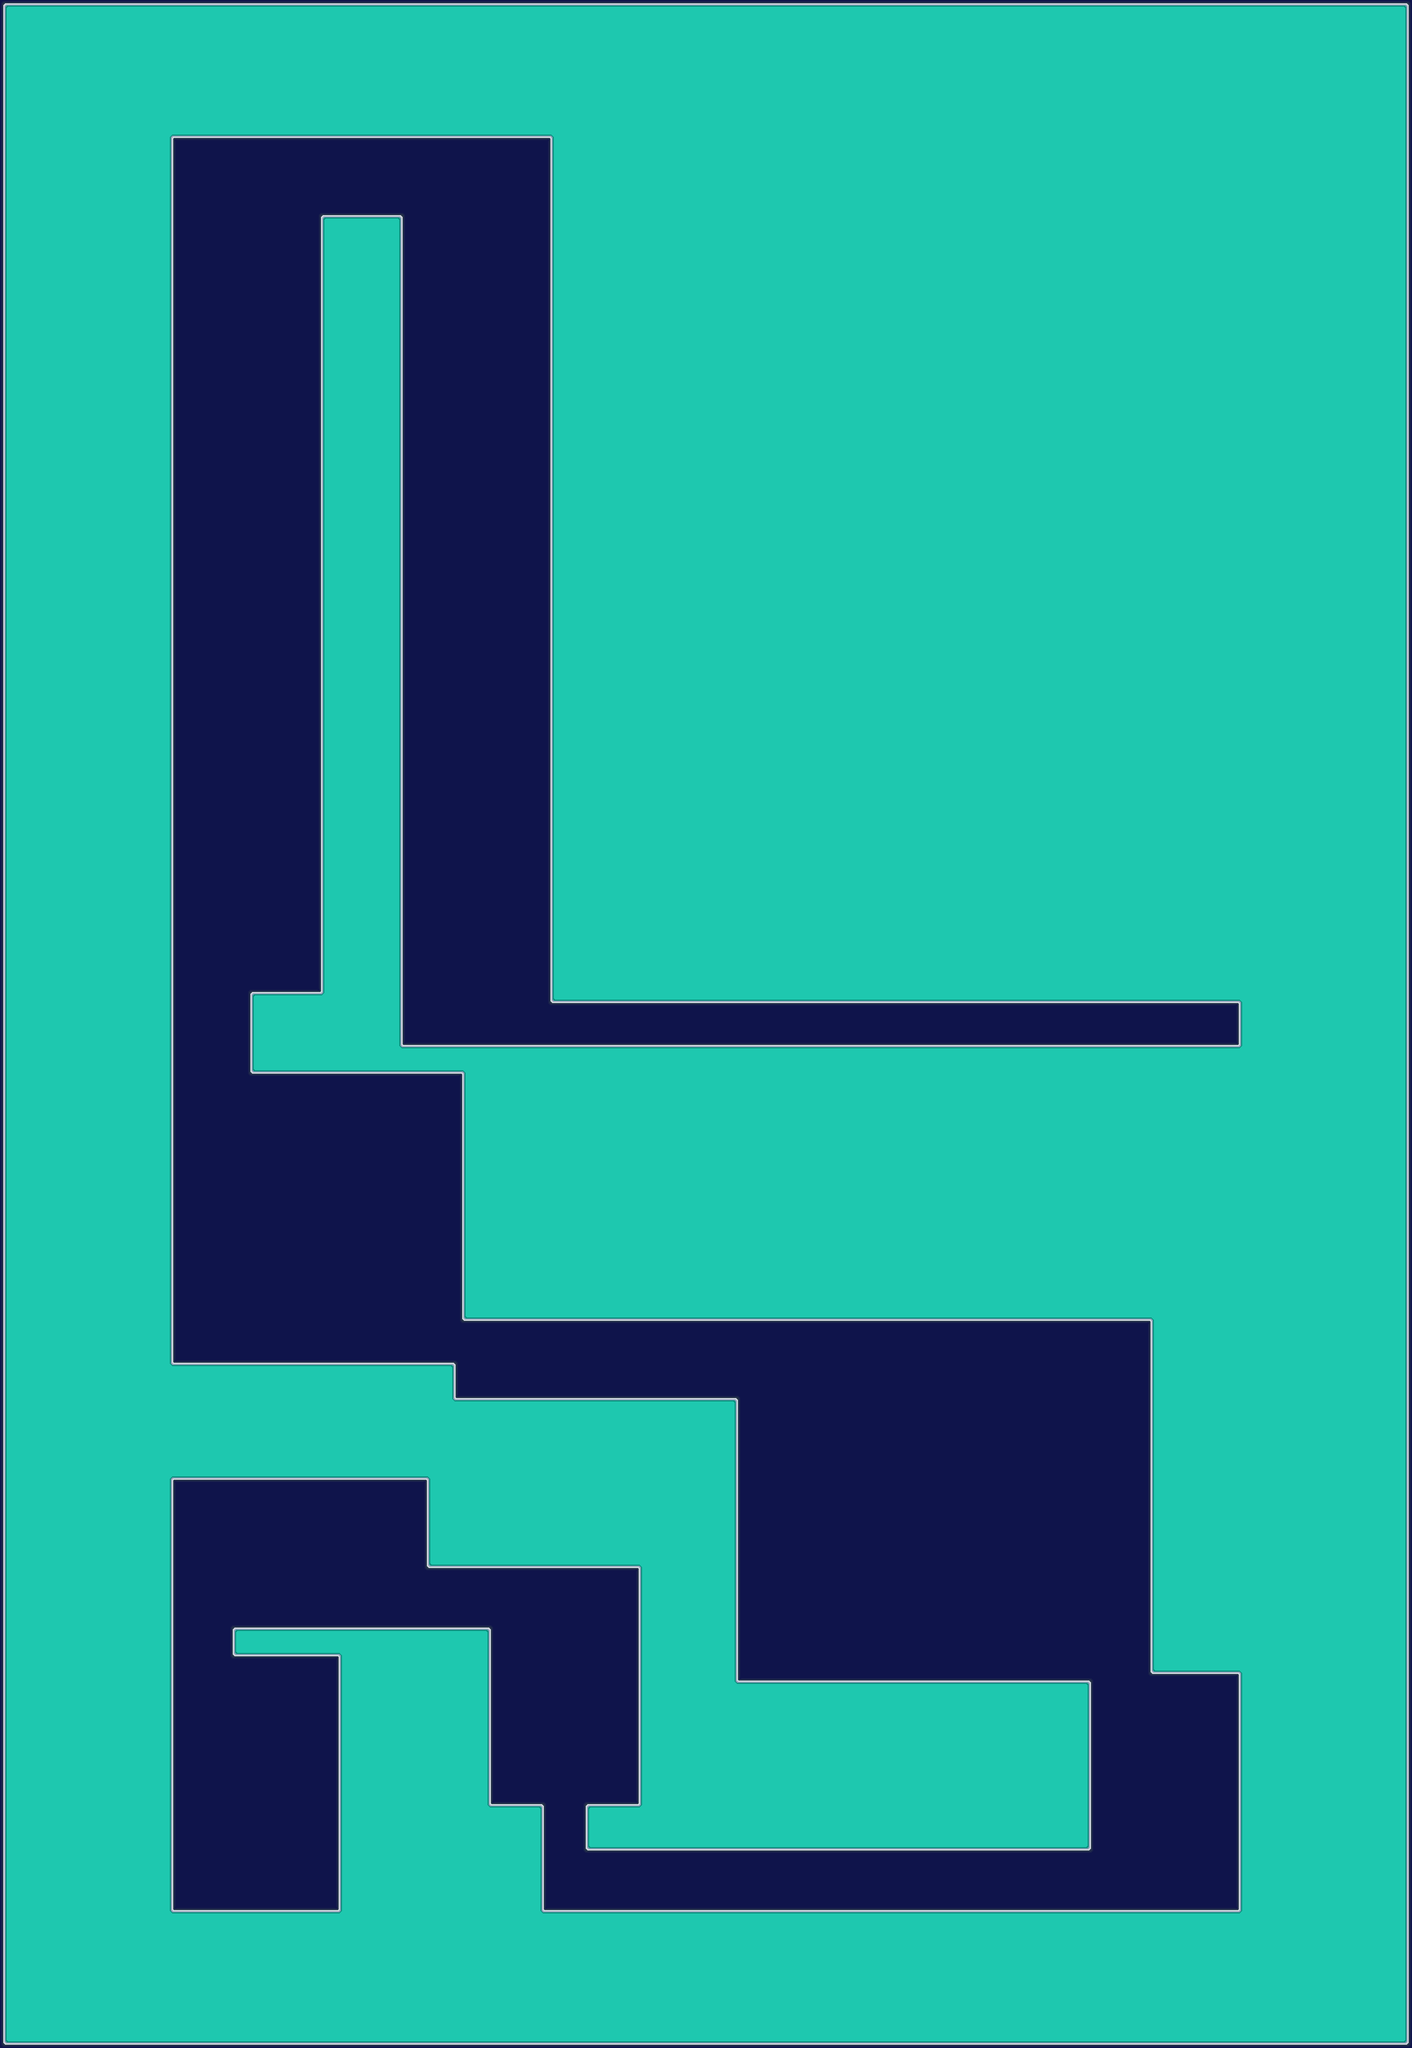

Rendered tile map (Tiled .tmx) drawn with the repository's tilesets; below, a short description and the map source with its tile grids summarised:
An orthogonal 80x116 tile map with 32x32 px tiles, 1 tile layer (Tile Layer 1).

<map version="1.10" tiledversion="1.11.2" orientation="orthogonal" renderorder="right-down" width="80" height="116" tilewidth="32" tileheight="32" infinite="0" nextlayerid="2" nextobjectid="1">
 <tileset firstgid="1" source="../Tilesets/TSXs/Overworld 3.tsx" />
 <layer id="1" name="Tile Layer 1" width="80" height="116">
  <data>[9280 cells, 9280 non-empty, 15 distinct tile ids]</data>
 </layer>
</map>
